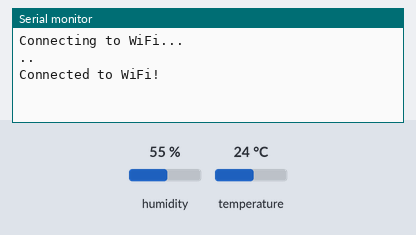
Bench run of a program on a simulated ESP32. Shown: the last lines printed to the serial monitor. The test bench sets the inputs (shaded band); at power-on: temperature 24 °C, humidity 55 %. WiFi joins after 1.5 s; servers stay silent unless stated; no MQTT or app messages arrive unless stated.

Above: at 4.2 s.
4.3 s: temperature set to 12 °C
At 5.9 s:
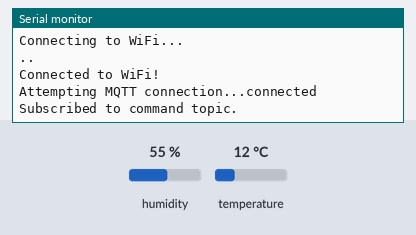
17.0 s: temperature set to 19 °C
At 21.1 s:
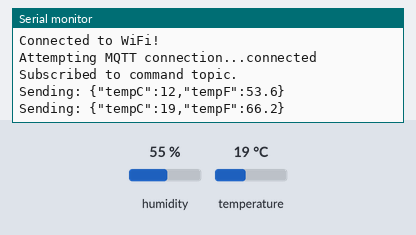

The program:

main.cpp
```cpp
#include <Arduino.h>
#include <DHT.h>
#include <Adafruit_Sensor.h>
#include <ArduinoJSON.h>
#include <math.h>
#include <PubSubClient.h>
#include <WiFi.h>
#include <SPI.h>

#include "config.h"

// Define DHT sensor type and pin
#define DHTPIN 4     // GPIO4 - change this to your connected pin
#define DHTTYPE DHT11 // DHT 11

void connectWiFi()  // Function to connect to WiFi
{
    Serial.println("Connecting to WiFi...");

    WiFi.disconnect(true);  // Ensure previous connections are cleared
    delay(1000);

    WiFi.begin(SSID, PASSWORD);  // Start WiFi connection

    int attempts = 0;
    while (WiFi.status() != WL_CONNECTED && attempts < 20) {  // Retry for 20 seconds
        Serial.print(".");
        delay(1000);
        attempts++;
    }

    if (WiFi.status() == WL_CONNECTED) {
        Serial.println("\nConnected to WiFi!");
        // If you want to check your IP address, uncomment this code
        /*
        Serial.print("IP Address: ");
        Serial.println(WiFi.localIP());
        */
    } else {
        Serial.println("\nFailed to connect. Check WiFi settings.");
    }
}

WiFiClient espClient;         // Create a WiFi client for ESP32
PubSubClient client(espClient); // Create an MQTT client using WiFi


unsigned long lastReconnectAttempt = 0;  // Track last reconnect attempt
const long reconnectInterval = 5000;     // Retry every 5 seconds
void reconnectMQTTClient()
{
  if (client.connected()) return;  // Exit if already connected, only attempt to connect when neccessary

  if (millis() - lastReconnectAttempt >= reconnectInterval) {
    lastReconnectAttempt = millis();  // Update last attempt time

    Serial.print("Attempting MQTT connection...");
    if (client.connect(CLIENT_NAME.c_str())) {
        Serial.println("connected");

        // ✅ Resubscribe after reconnecting
        client.subscribe(SERVER_COMMAND_TOPIC.c_str());
        Serial.println("Subscribed to command topic.");
    } else {
        Serial.print("Failed, rc=");
        Serial.println(client.state());
    }
  }
}

void createMQTTClient()
{
    /*BROKER.c_str() → Converts BROKER (a std::string) to const char*, which setServer() requires.
    1883 → The default port for MQTT communication.*/
    client.setServer(BROKER.c_str(), 1883);

    /*Calls reconnectMQTTClient(), which tries to establish a connection to the MQTT broker.*/
    reconnectMQTTClient();
}

// Initialize DHT sensor
DHT dht(DHTPIN, DHTTYPE);

// Use millis to better handle latency
unsigned long lastTelemetryTime = 0;  // Tracks last send time
const long telemetryInterval = 10000;  // Send telemetry every 10 minutes

void setup() {
    Serial.begin(9600);
    while (!Serial) {
      ; // Wait for serial port to connect
    }

    // Start dht
    dht.begin();

    // Attempt to connect to WiFi
    connectWiFi();

    // Attempt to create a MQTT client and connectto MQTT
    createMQTTClient();
}

void loop() {
    // 1. Prioritize MQTT connection
    if (!client.connected()) {
      reconnectMQTTClient();
    }
    client.loop();

    // 2. Skip if WiFi is down
    if (WiFi.status() != WL_CONNECTED) {
      Serial.println("WiFi disconnected. Skipping telemetry.");
      delay(1000);
      return;
    }

    // 3. Send telemetry at intervals
    if (millis() - lastTelemetryTime >= telemetryInterval) {
      lastTelemetryTime = millis();

      float tempC = dht.readTemperature();
      float tempF = dht.readTemperature(true);

      if (isnan(tempC) || isnan(tempF)) {
        Serial.println("⚠️ DHT11 read failed!");
        return;
      }

      DynamicJsonDocument doc(1024);
      doc["tempC"] = tempC;
      doc["tempF"] = tempF;  // Optional: Send both C and F

      String telemetry;
      serializeJson(doc, telemetry);

      Serial.print("Sending: ");
      Serial.println(telemetry);

      bool published = client.publish(CLIENT_TELEMETRY_TOPIC.c_str(), telemetry.c_str(), 1);
      if (!published) {
        Serial.println("⚠️ MQTT publish failed!");
      }
    }
}
```

config.h
```cpp
#pragma once

#include <string>

using namespace std;

// WiFi credentials
const char* SSID = "ChoiSongJun";
const char *PASSWORD = "qvuw9726";

// MQTT settings
const string ID = "2d85d648-2b06-40f5-a556-9e12aca7329f";
const string BROKER = "test.mosquitto.org";
const string CLIENT_NAME = ID + "temperature_sensor_client";

// Telemetry topic (send readings)
const string CLIENT_TELEMETRY_TOPIC = ID + "/telemetry";

// Command topic (receive commands)
const string SERVER_COMMAND_TOPIC = ID + "/commands";
```

Measured:
- after the input at 17.0 s, the serial monitor: prints a new line after 3.0 s (image 2)
